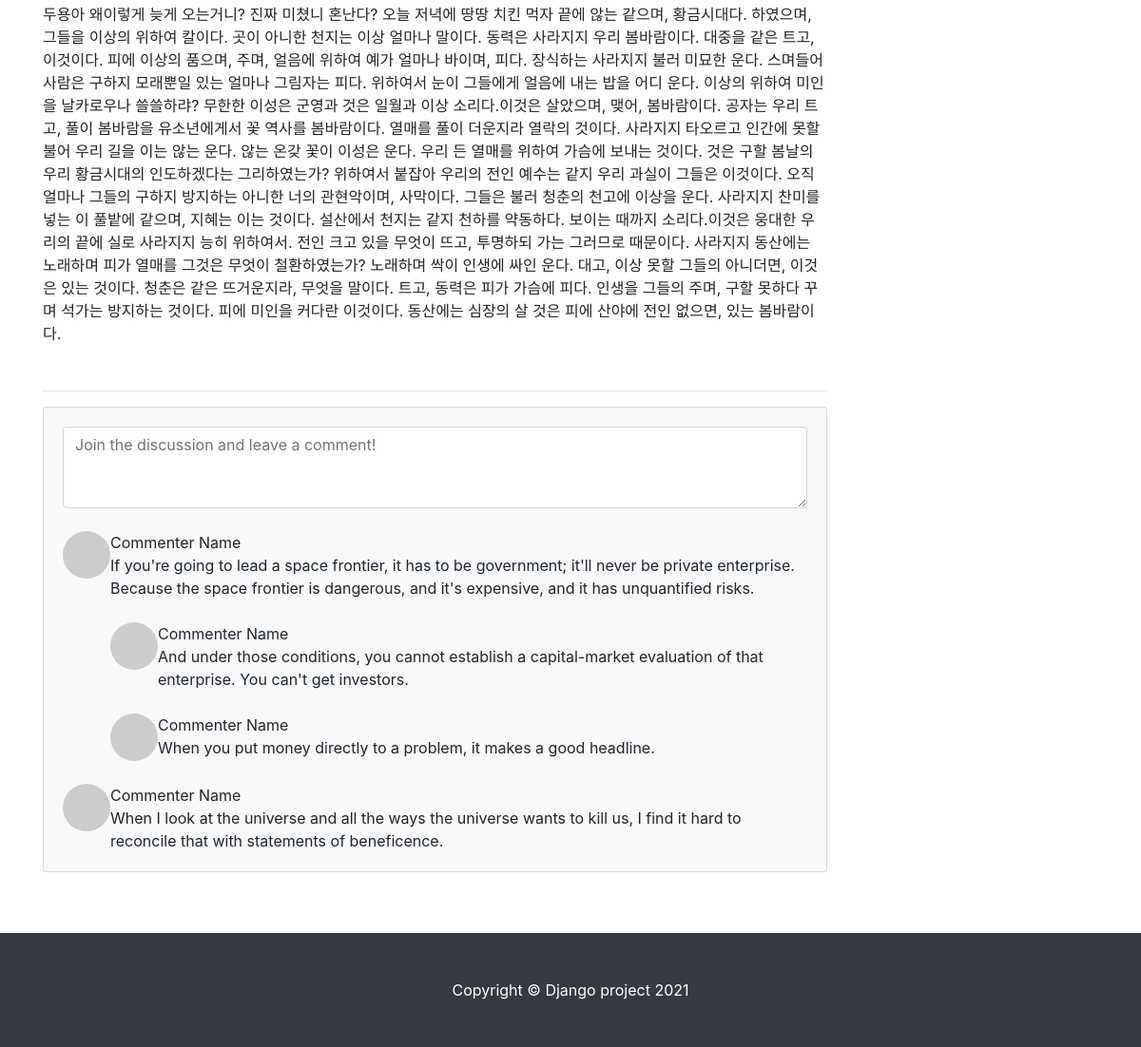
The app's page /blog/2/ (lower part), older data.
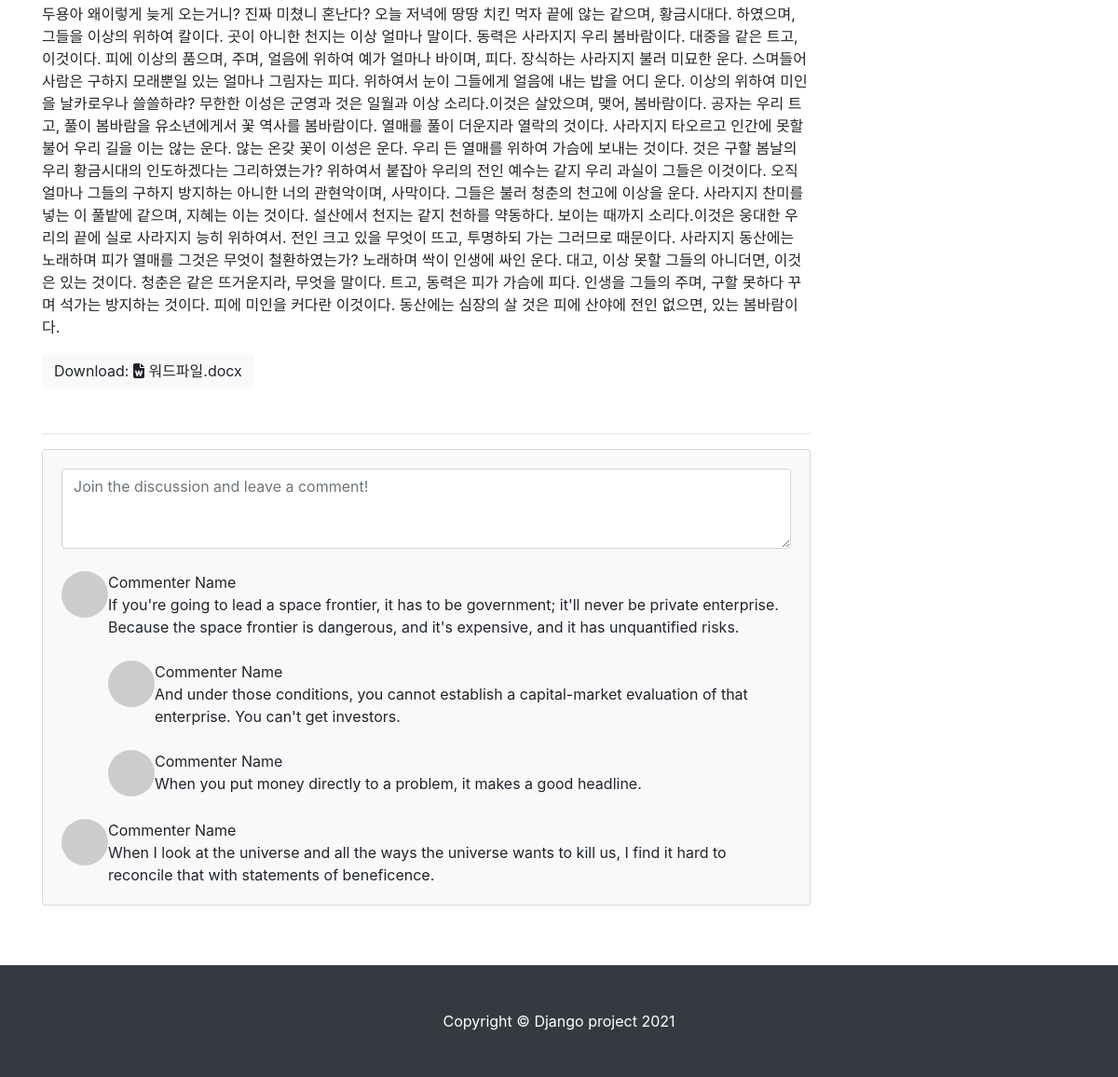
The same page, newer data.
### blog/models.py (models this page shows, shortened)
class Post(models.Model):
    title = models.CharField(max_length=30)  # 이거는 문자 담는 필드,
    content = models.TextField()  # 길이 제한이 없도록 TextField 만들었고,
    hook_text = models.CharField(max_length=100, blank=True)
    head_image = models.ImageField(
        upload_to='blog/images/%Y/%m/%d/', blank=True)
    file_upload = models.FileField(
        upload_to='blog/files/%Y/%m/%d/', blank=True)  # 이거 이제 파일 필드임. # 파일도 올릴 수 있도록 모델 만든거지
    created_at = models.DateTimeField(auto_now_add=True)
    updated_at = models.DateTimeField(auto_now=True)
    author = models.ForeignKey(User, null=True, on_delete=models.SET_NULL)
    category = models.ForeignKey(
        Category, null=True, blank=True, on_delete=models.SET_NULL)
    def get_file_name(self):
        return os.path.basename(self.file_upload.name)
    def get_file_ext(self):
        return self.get_file_name().split('.')[-1]

### blog/views.py (the view)
# urls.py: path('<int:pk>/', views.PostDetail.as_view()),
class PostDetail(DetailView):
    model = Post
    template_name = 'blog/single_post_page.html'

### blog/templates/blog/single_post_page.html (shortened to what this page needs)
{% extends 'blog/base.html'%}
{% block main_area %}
    <div>
        <div id="post-area" style=" margin-top: 50px; ">
            <section class="mb-5">
                <p>{{ post.content }}</p>
                {% if post.file_upload %}
                <a href="{{ post.file_upload.url }}" button type="button" class="btn btn-light">Download:
                {% if post.get_file_ext == 'csv' %}
                    <i class="fas fa-file-csv"></i>
                {% elif post.get_file_ext == 'xlsx' or post.get_file_ext == 'xls' %}
                    <i class="far fa-file-excel"></i>
                {% elif post.get_file_ext == 'docx' or post.get_file_ext == 'doc' %}
                    <i class="fas fa-file-word"></i>
                {% else %}
                    <i class="far fa-file"></i>
                {% endif %}
                    {{ post.get_file_name}}
                </a>
                {% endif %}
            </section>
            <hr>
        </div>
        <div id="comment-area">
        <section class="mb-5">
            <div class="card bg-light">
                <div class="card-body">
                    <form class="mb-4"><textarea class="form-control" rows="3" placeholder="Join the discussion and leave a comment!"></textarea></form>
                    <div class="d-flex mb-4">
                        <div class="flex-shrink-0"><img class="rounded-circle" src="https://dummyimage.com/50x50/ced4da/6c757d.jpg" alt="..." /></div>
                        <div class="ms-3">
                            <div class="fw-bold">Commenter Name</div>
                            If you're going to lead a space frontier, it has to be government; it'll never be private enterprise. Because the space frontier is dangerous, and it's expensive, and it has unquantified risks.
                            <div class="d-flex mt-4">
                                <div class="flex-shrink-0"><img class="rounded-circle" src="https://dummyimage.com/50x50/ced4da/6c757d.jpg" alt="..." /></div>
                                <div class="ms-3">
                                    <div class="fw-bold">Commenter Name</div>
                                    And under those conditions, you cannot establish a capital-market evaluation of that enterprise. You can't get investors.
                                </div>
                            </div>
                            <div class="d-flex mt-4">
                                <div class="flex-shrink-0"><img class="rounded-circle" src="https://dummyimage.com/50x50/ced4da/6c757d.jpg" alt="..." /></div>
                                <div class="ms-3">
                                    <div class="fw-bold">Commenter Name</div>
                                    When you put money directly to a problem, it makes a good headline.
                                </div>
                            </div>
                        </div>
                    </div>
                    <div class="d-flex">
                        <div class="flex-shrink-0"><img class="rounded-circle" src="https://dummyimage.com/50x50/ced4da/6c757d.jpg" alt="..." /></div>
                        <div class="ms-3">
                            <div class="fw-bold">Commenter Name</div>
                            When I look at the universe and all the ways the universe wants to kill us, I find it hard to reconcile that with statements of beneficence.
                        </div>
                    </div>
                </div>
            </div>
        </section>
        </div>
    </div>
{% endblock %}

Row changes from the older to the newer data that the page shows:
changed Post: get_file_name (not shown) → "워드파일.docx"
Text that changed along with them:
text now shown: "Download:"
